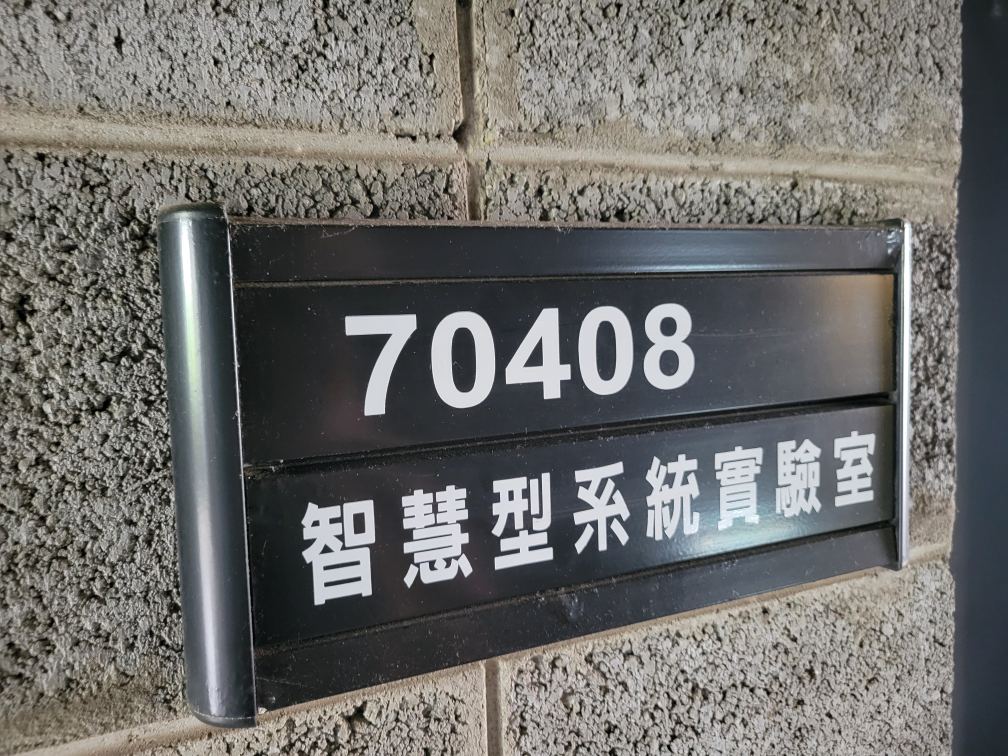
#> input picture positivesamples/pos_002.jpg, 4032 x 3024 px (shown at 1/4 size); its folder holds 4 pictures in this run
$ python resize_images.py
#> lines starting #> are read from the running program, lines starting #| are printed output that depends on the picture
from PIL import Image
import os

def resize_images(input_folder, output_folder, size=(640, 480)):
#> called with input_folder = 'positivesamples', output_folder = 'positivesamples_resized', size = (640, 480)
    os.makedirs(output_folder, exist_ok=True)
    for file in os.listdir(input_folder):
        if file.lower().endswith(('.jpg', '.png', '.jpeg')):
            img_path = os.path.join(input_folder, file)
            img = Image.open(img_path)
#> img is the input picture: PIL image 4032x3024 RGB; mean R, G, B 110.6, 110.2, 107.7
            img = img.resize(size)
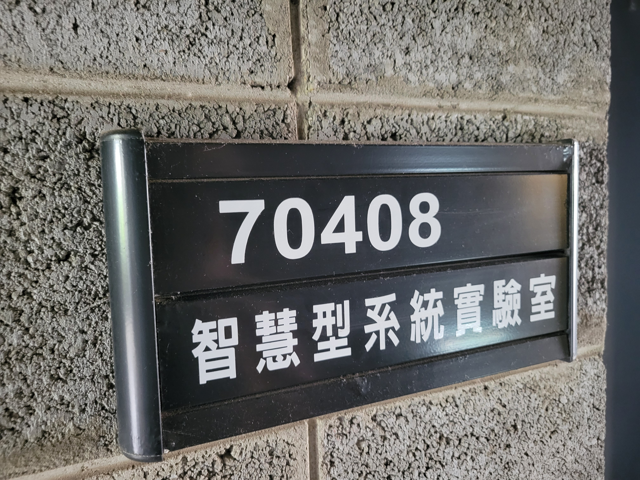
#> img: PIL image 640x480 RGB; mean R, G, B 110.6, 110.2, 107.7
            img.save(os.path.join(output_folder, file))
#> pass 2 of the loop in resize_images, `for file in os.listdir(input_folder):`:
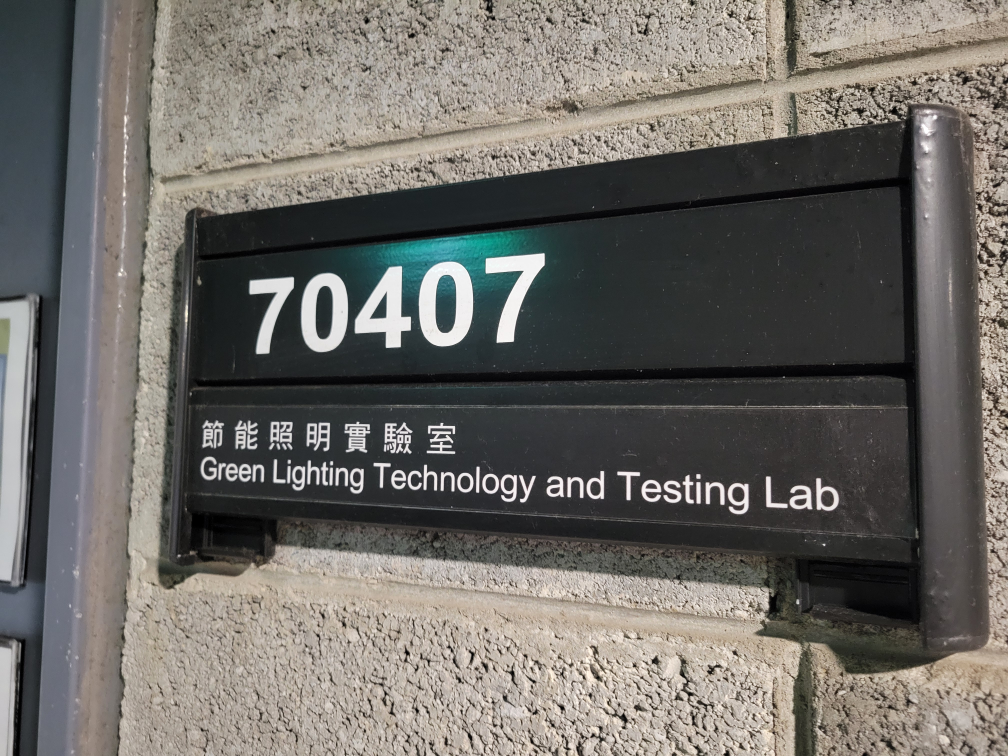
#> input picture positivesamples/pos_013.jpg, 4032 x 3024 px (shown at 1/4 size)
#> in resize_images, img is the input picture: PIL image 4032x3024 RGB; mean R, G, B 110.3, 107.5, 102.8
#> in resize_images, `img = img.resize(size)`:
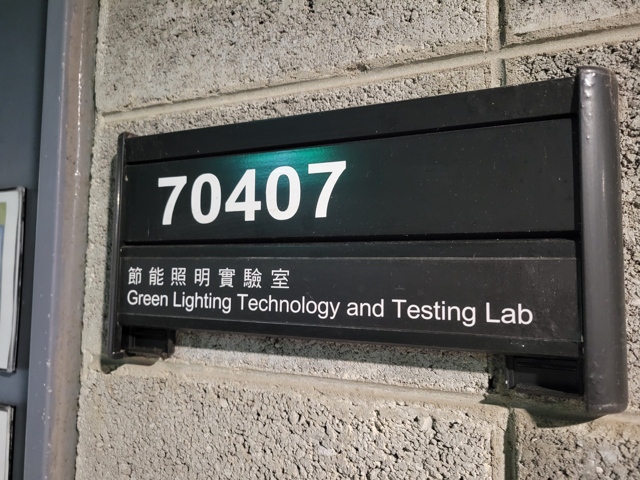
#> img: PIL image 640x480 RGB; mean R, G, B 110.3, 107.5, 102.8
#> pass 3 of the loop in resize_images, `for file in os.listdir(input_folder):`:
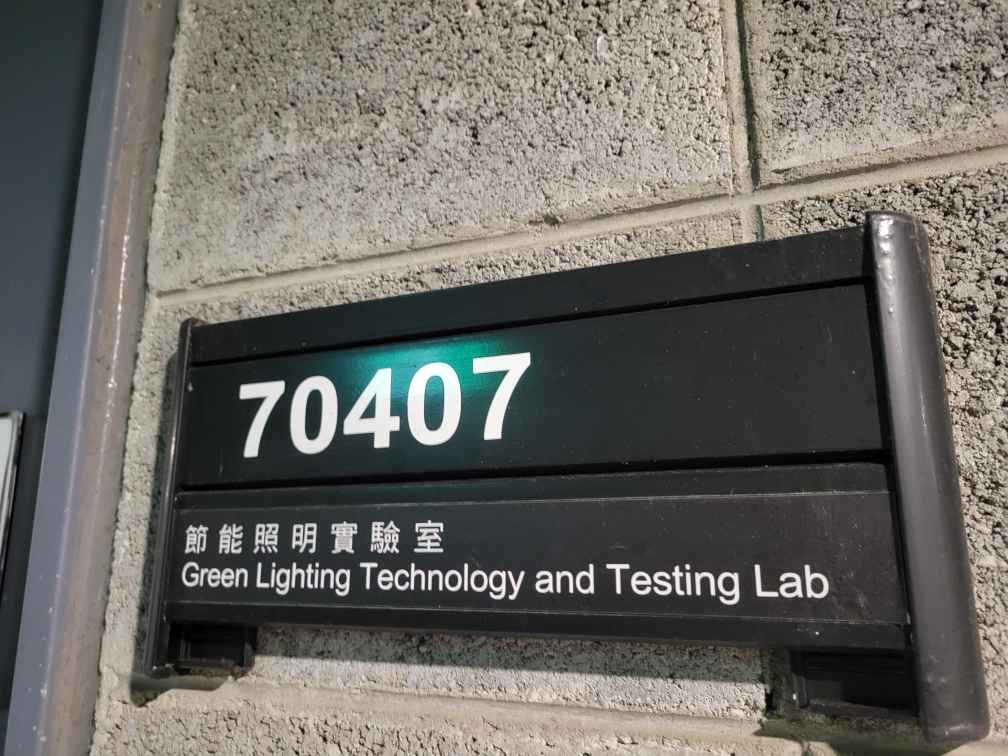
#> input picture positivesamples/pos_024.jpg, 4032 x 3024 px (shown at 1/4 size)
#> in resize_images, img is the input picture: PIL image 4032x3024 RGB; mean R, G, B 107.9, 105.6, 100.6
#> in resize_images, `img = img.resize(size)`:
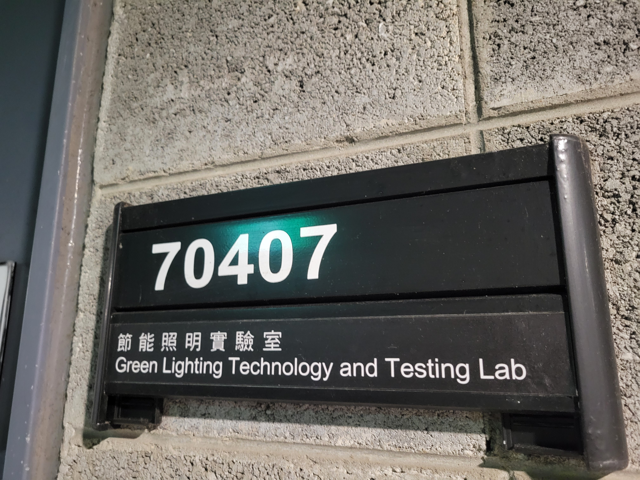
#> img: PIL image 640x480 RGB; mean R, G, B 107.9, 105.6, 100.6
#> the loop made 4 passes; the first 3 are shown
    print(f"Images resized to {size} and saved in {output_folder}.")

# 用法（依你的情況修改路徑與大小）：
resize_images('positivesamples', 'positivesamples_resized', size=(640, 480))
